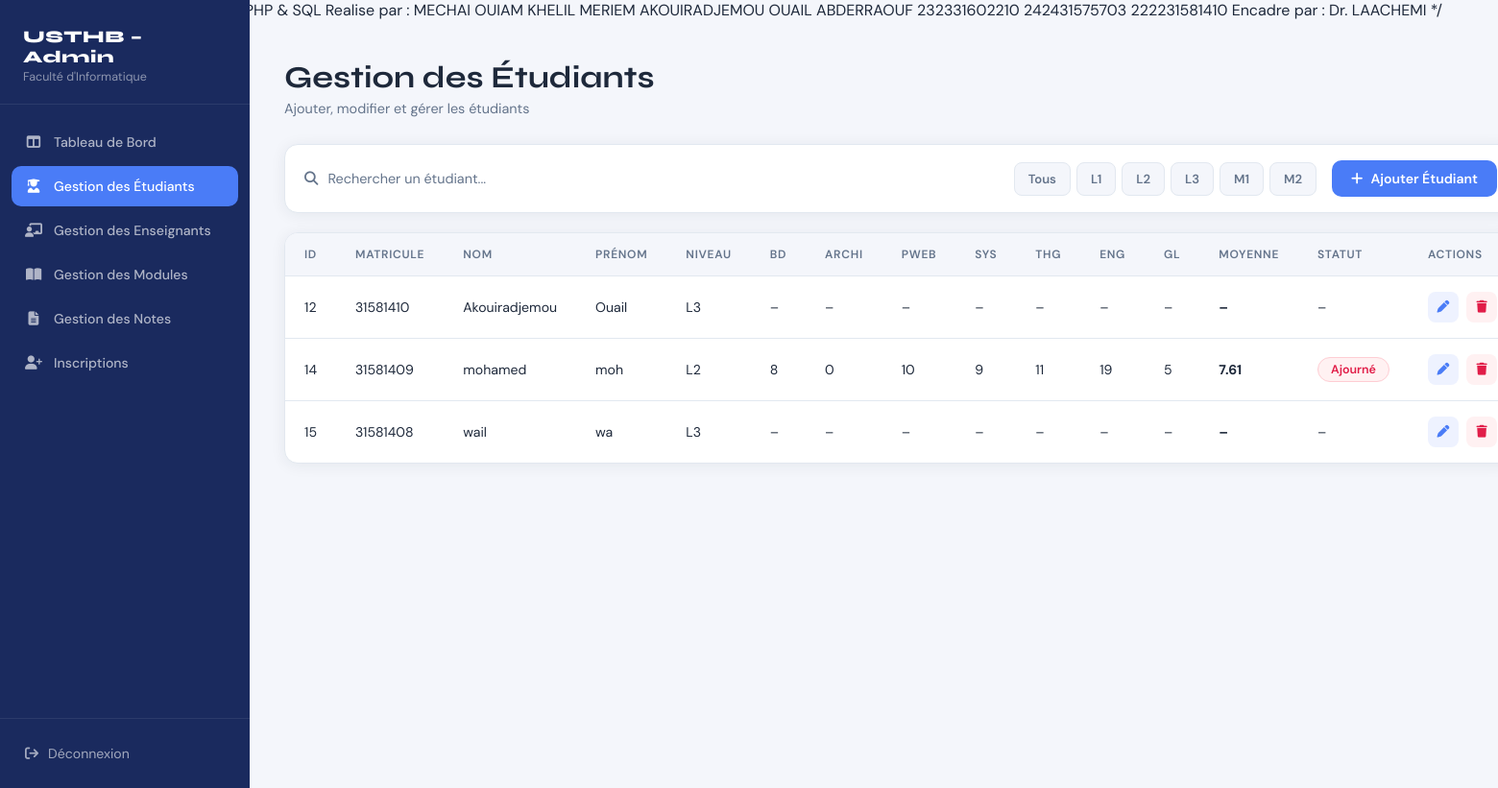
Page /GestionEtudiant.php on the committed database.
### tables this page shows
CREATE TABLE `modules` (
  `id` int(11) NOT NULL,
  `code` varchar(255) NOT NULL,
  `name` varchar(255) NOT NULL,
  `coefficient` int(11) NOT NULL DEFAULT 1,
  `teacher_id` int(11) DEFAULT NULL,
  `lvl` int(11) NOT NULL DEFAULT 1
);

CREATE TABLE `students` (
  `id` int(11) NOT NULL,
  `matricule` int(11) DEFAULT NULL,
  `surname` varchar(255) NOT NULL,
  `family_name` varchar(255) NOT NULL,
  `email` varchar(255) NOT NULL,
  `lvl` int(11) DEFAULT NULL,
  `birth_date` date DEFAULT NULL,
  `user_id` int(11) DEFAULT NULL
);

### GestionEtudiant.php (the view, shortened to what this page needs)
<?php
    $db_server = "localhost";
    $db_user = "root";
    $db_pass = "";
    $db_name = "Usthb_app";
    $conn = mysqli_connect($db_server, $db_user, $db_pass, $db_name);
    $lvlLabels = [1 => 'L1', 2 => 'L2', 3 => 'L3', 4 => 'M1', 5 => 'M2'];
    $filterLvl = isset($_GET['lvl']) ? intval($_GET['lvl']) : null;
    $queryModules = $filterLvl
    ? "SELECT id, `name`, code, coefficient FROM Modules WHERE lvl=$filterLvl"
    : "SELECT id, `name`, code, coefficient FROM Modules";
    $resultModules = mysqli_query($conn, $queryModules);
    $modules = [];
    while($mod = mysqli_fetch_assoc($resultModules)){
        $modules[] = $mod;
    }
    $filterLvl = isset($_GET['lvl']) ? intval($_GET['lvl']) : null;
    $queryStudents = $filterLvl
        ? "SELECT id, matricule, family_name, surname, email, lvl, birth_date FROM Students WHERE lvl=$filterLvl ORDER BY id ASC"
        : "SELECT id, matricule, family_name, surname, email, lvl, birth_date FROM Students ORDER BY id ASC";
    $resultStudents = mysqli_query($conn, $queryStudents);
    $students = [];
    while($student = mysqli_fetch_assoc($resultStudents)){
        $students[$student['id']] = $student;
        $students[$student['id']]['grades'] = [];
    }
    $queryGrades = "SELECT student_id, module_id, grade FROM Grades";
    $resultGrades = mysqli_query($conn, $queryGrades);
    while($grade = mysqli_fetch_assoc($resultGrades)){
        $sid = $grade['student_id'];
        $mid = $grade['module_id'];
        if(isset($students[$sid])){
            $students[$sid]['grades'][$mid] = $grade['grade'];
        }
    }
?>
<!DOCTYPE html>
<html lang="fr">
<head>
    <link rel="stylesheet" href="https://cdnjs.cloudflare.com/ajax/libs/font-awesome/6.5.0/css/all.min.css">
    <link rel="stylesheet" href="GestionEtudiant.css">
</head>
<body>
<div class="layout">
    <aside class="sidebar">
        <div class="sidebar-brand">
            <h2>USTHB – Admin</h2>
            <p>Faculté d'Informatique</p>
        </div>
        <nav class="sidebar-nav">
            <a href="dashboard_admin.php" class="nav-item">
                <i class="fa-solid fa-table-columns"></i> Tableau de Bord
            </a>
            <a href="GestionEtudiant.php" class="nav-item active">
                <i class="fa-solid fa-user-graduate"></i> Gestion des Étudiants
            </a>
            <a href="GestionEnseignant.php" class="nav-item">
                <i class="fa-solid fa-chalkboard-user"></i> Gestion des Enseignants
            </a>
            <a href="GestionModule.php" class="nav-item">
                <i class="fa-solid fa-book-open"></i> Gestion des Modules
            </a>
            <a href="Notes.php" class="nav-item">
                <i class="fa-solid fa-file-lines"></i> Gestion des Notes
            </a>
            <a href="inscriptions.php" class="nav-item">
                <i class="fa-solid fa-user-plus"></i> Inscriptions
            </a>
        </nav>
        <div class="sidebar-footer">
            <a href="login.php"><i class="fa-solid fa-arrow-right-from-bracket"></i> Déconnexion</a>
        </div>
    </aside>
    <main class="main">
        <div class="page-header">
            <h1>Gestion des Étudiants</h1>
            <p>Ajouter, modifier et gérer les étudiants</p>
        </div>
        <?php $filterLvl = isset($_GET['lvl']) ? intval($_GET['lvl']) : null; ?>
    <div class="toolbar">
        <div class="search-box">
            <i class="fa-solid fa-magnifying-glass"></i>
            <input type="text" id="searchInput" placeholder="Rechercher un étudiant...">
        </div>
        <div style="display:flex; gap:6px; flex-wrap:wrap;">
            <?php foreach([null=>'Tous',1=>'L1',2=>'L2',3=>'L3',4=>'M1',5=>'M2'] as $val=>$label): ?>
                <a href="GestionEtudiant.php<?= $val ? '?lvl='.$val : '' ?>"
                style="padding:8px 14px; border-radius:8px; font-size:.82rem; font-weight:600; text-decoration:none;
                        background:<?= $filterLvl===$val ? 'var(--accent-blue)' : 'var(--bg)' ?>;
                        color:<?= $filterLvl===$val ? '#fff' : 'var(--muted)' ?>;
                        border:1px solid <?= $filterLvl===$val ? 'var(--accent-blue)' : 'var(--border)' ?>;">
                    <?= $label ?>
                </a>
            <?php endforeach; ?>
        </div>
        <button class="btn-add" onclick="openAddModal()">
            <i class="fa-solid fa-plus"></i> Ajouter Étudiant
        </button>
    </div>
        <div class="table-panel">
            <div class="table-wrapper">
                <table id="studentsTable">
                    <thead>
                        <tr>
                            <th>ID</th>
                            <th>MATRICULE</th>
                            <th>NOM</th>
                            <th>PRÉNOM</th>
                            <th>NIVEAU</th>
                            <?php foreach($modules as $mod): ?>
                                <th><?= htmlspecialchars(strtoupper($mod['code'])) ?></th>
                            <?php endforeach; ?>
                            <?php if(count($modules) > 0): ?>
                                <th>MOYENNE</th>
                                <th>STATUT</th>
                            <?php endif; ?>
                            <th>ACTIONS</th>
                        </tr>
                    </thead>
                    <tbody>
                        <?php if(count($students) > 0): ?>
                            <?php foreach($students as $student): ?>
                            <tr>
                                <td><?= htmlspecialchars($student['id']) ?></td>
                                <td><?= htmlspecialchars($student['matricule']) ?></td>
                                <td><?= htmlspecialchars($student['family_name']) ?></td>
                                <td><?= htmlspecialchars($student['surname']) ?></td>
                                <td><?= htmlspecialchars($lvlLabels[$student['lvl']] ?? 'N/A') ?></td>
                                <?php foreach($modules as $mod): ?>
                                    <td><?= isset($student['grades'][$mod['id']]) ? htmlspecialchars($student['grades'][$mod['id']]) : '–' ?></td>
                                <?php endforeach; ?>
                                <?php if(count($modules) > 0): ?>
                                    <td><strong><?= $student['moyenne'] !== null ? $student['moyenne'] : '–' ?></strong></td>
                                    <td>
                                        <?php if($student['statut'] !== null): ?>
                                            <span class="badge-statut <?= $student['statut'] === 'Admis' ? 'badge-admis' : 'badge-recale' ?>">
                                                <?= $student['statut'] ?>
                                            </span>
                                        <?php else: ?>
                                            <span>–</span>
                                        <?php endif; ?>
                                    </td>
                                <?php endif; ?>
                                <td class="actions-cell">
                                    <button class="btn-icon btn-edit" title="Modifier" onclick="openEditModal(
                                        <?= $student['id'] ?>,
                                        '<?= addslashes($student['matricule']) ?>',
                                        '<?= addslashes($student['family_name']) ?>',
                                        '<?= addslashes($student['surname']) ?>',
                                        '<?= addslashes($student['birth_date']) ?>',
                                        '<?= addslashes($student['email'] ?? '') ?>',
                                        '<?= addslashes($student['lvl']) ?>'
                                    )">
                                        <i class="fa-solid fa-pen"></i>
                                    </button>
                                    <a href="GestionEtudiant.php?delete_id=<?= $student['id'] ?>"
                                       class="btn-icon btn-delete"
                                       title="Supprimer"
                                       onclick="return confirm('Supprimer cet étudiant ? Toutes ses notes seront supprimées.')">
                                        <i class="fa-solid fa-trash"></i>
                                    </a>
                                </td>
                            </tr>
                            <?php endforeach; ?>
                        <?php else: ?>
                            <tr>
                                <td colspan="<?= 6 + count($modules) + (count($modules) > 0 ? 2 : 0) ?>" class="empty-msg">Aucun étudiant trouvé.</td>
                            </tr>
                        <?php endif; ?>
                    </tbody>
                </table>
            </div>
        </div>
    </main>
</div>
</body>
</html>

### GestionEtudiant.css (style rules this page uses)
*, *::before, *::after { box-sizing: border-box; margin: 0; padding: 0; }
:root { --navy: #1a2a5e; --accent-blue: #4a7cf7; --accent-green: #22c55e; --accent-purple: #a855f7; --bg: #f4f6fb; --card: #ffffff; --text: #1e293b; --muted: #64748b; --border: #e2e8f0; --sidebar-w: 260px; --radius: 14px; --shadow: 0 2px 16px rgba(30, 41, 59, .07); }
html, body { height: 100%; font-family: 'DM Sans', sans-serif; background: var(--bg); color: var(--text); }
.layout { display: flex; min-height: 100vh; }
.sidebar { width: var(--sidebar-w); background: var(--navy); display: flex; flex-direction: column; position: fixed; top: 0; left: 0; bottom: 0; z-index: 100; }
.sidebar-brand { padding: 28px 24px 20px; border-bottom: 1px solid rgba(255,255,255,.08); }
.sidebar-brand h2 { font-family: 'Syne', sans-serif; font-weight: 800; font-size: 1.1rem; color: #fff; letter-spacing: .5px; }
.sidebar-brand p { font-size: .78rem; color: rgba(255,255,255,.5); margin-top: 2px; }
.sidebar-nav { flex: 1; padding: 18px 12px; display: flex; flex-direction: column; gap: 4px; }
.nav-item { display: flex; align-items: center; gap: 12px; padding: 12px 14px; border-radius: 10px; color: rgba(255,255,255,.65); text-decoration: none; font-size: .88rem; font-weight: 500; transition: background .18s, color .18s; }
.nav-item i { width: 18px; text-align: center; font-size: .9rem; }
.nav-item.active { background: var(--accent-blue); color: #fff; }
.sidebar-footer { padding: 16px 12px; border-top: 1px solid rgba(255,255,255,.08); }
.sidebar-footer a { display: flex; align-items: center; gap: 10px; padding: 11px 14px; border-radius: 10px; color: rgba(255,255,255,.6); text-decoration: none; font-size: .88rem; transition: background .18s, color .18s; }
.main { margin-left: var(--sidebar-w); flex: 1; padding: 40px 36px; min-height: 100vh; }
.page-header { margin-bottom: 28px; }
.page-header h1 { font-family: 'Syne', sans-serif; font-weight: 700; font-size: 2rem; color: var(--text); }
.page-header p { color: var(--muted); margin-top: 4px; font-size: .9rem; }
.toolbar { display: flex; align-items: center; justify-content: space-between; gap: 16px; background: var(--card); border: 1px solid var(--border); border-radius: var(--radius); padding: 16px 20px; margin-bottom: 20px; box-shadow: var(--shadow); }
.search-box { display: flex; align-items: center; gap: 10px; flex: 1; }
.search-box i { color: var(--muted); font-size: .9rem; }
.search-box input { border: none; outline: none; background: transparent; font-family: 'DM Sans', sans-serif; font-size: .9rem; color: var(--text); width: 100%; }
.search-box input::placeholder { color: var(--muted); }
.btn-add { display: flex; align-items: center; gap: 8px; background: var(--accent-blue); color: #fff; border: none; cursor: pointer; padding: 10px 20px; border-radius: 10px; font-family: 'DM Sans', sans-serif; font-size: .88rem; font-weight: 600; white-space: nowrap; transition: background .18s; }
.table-panel { background: var(--card); border: 1px solid var(--border); border-radius: var(--radius); box-shadow: var(--shadow); overflow: hidden; }
.table-wrapper { overflow-x: auto; overflow-y: auto; max-height: 480px; scrollbar-width: thin; scrollbar-color: var(--accent-blue) transparent; }
table { width: 100%; border-collapse: collapse; min-width: 700px; }
thead { position: sticky; top: 0; z-index: 1; background: var(--bg); }
thead th { padding: 14px 20px; text-align: left; font-size: .75rem; font-weight: 600; color: var(--muted); letter-spacing: .7px; border-bottom: 1px solid var(--border); white-space: nowrap; }
tbody tr { border-bottom: 1px solid var(--border); transition: background .15s; }
tbody tr:last-child { border-bottom: none; }
tbody td { padding: 16px 20px; font-size: .88rem; color: var(--text); white-space: nowrap; }
.badge-statut { display: inline-block; padding: 4px 13px; border-radius: 20px; font-size: .78rem; font-weight: 600; }
.badge-recale { background: #fff1f2; color: #e11d48; border: 1px solid #fecdd3; }
.actions-cell { display: flex; align-items: center; gap: 8px; }
.btn-icon { width: 32px; height: 32px; border-radius: 8px; border: none; cursor: pointer; display: flex; align-items: center; justify-content: center; font-size: .8rem; text-decoration: none; transition: opacity .18s, transform .18s; }
.btn-edit { background: #eef2ff; color: var(--accent-blue); }
.btn-delete { background: #fff1f2; color: #e11d48; }

### rows in the picture
modules: code "BD", id "8"
modules: code "ARCHI", id "0"
modules: code "PWEB", id "10"
modules: code "SYS", id "9"
modules: code "THG", id "11"
modules: code "ENG", id "19"
modules: code "GL", id "5"
students: id "12", matricule "31581410", family_name "Akouiradjemou", surname "Ouail", lvl "L3"
students: id "14", matricule "31581409", family_name "mohamed", surname "moh", lvl "L2", moyenne "7.61", statut "Ajourné"
students: id "15", matricule "31581408", family_name "wail", surname "wa", lvl "L3"

### other values in the picture
$label "Tous"
$label "L1"
$label "L2"
$label "L3"
$label "M1"
$label "M2"
